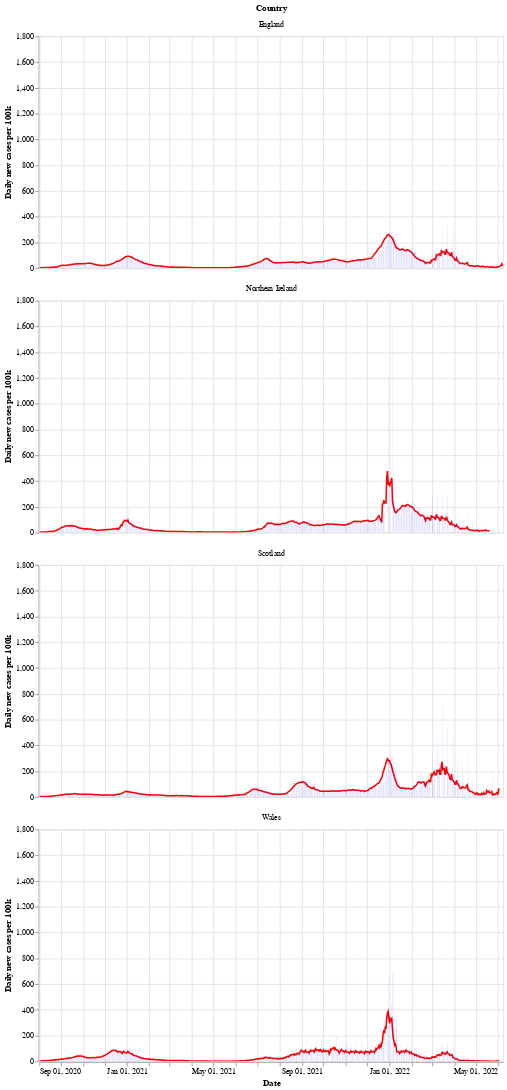

The cell this chart's notebook holds for it:
### Markdown cell above
Next is a bar chart of the number of new cases in each country (per 100k population), with the 7 day moving average of cases. Again we see that Wales saw a longer period of raising and falling cases compared to the other countries.

After a period of cases falling, each nation is now seeing a rise in the number of cases - especially in Wales.

### Code cell
# collapse
bars = alt.Chart(uk_cases).mark_bar().encode(
    x=alt.X("yearmonthdate(date):T", axis=alt.Axis(title='Date')),
    y=alt.Y("newCasesRate:Q", axis=alt.Axis(title='Daily new cases per 100k')),
    tooltip='newCasesRate',
    color=alt.condition(
        alt.datum.dailyChange > 0,
        alt.value("orange"),  # The positive color
        alt.value("blue")  # The negative color
    )
).properties(title='New cases per 100k population with rolling 7 day average', width=600).interactive()
line = alt.Chart(uk_cases).mark_line(
    color='red',
    size=2,
).transform_window(
    rolling_mean='mean(newCasesRate)',
    frame=[0, 7],
    groupby=['areaName']
).encode(
    x='yearmonthdate(date):T',
    y='rolling_mean:Q'
)
alt.layer(line, bars, data=uk_cases).facet(alt.Row('areaName', title='Country'), columns=1)

### Figure 1 — Vega-Lite specification as saved in the notebook (floating-point values rounded to 4 significant figures; data arrays with more than 128 entries replaced by an {"elided": "..."} marker saying what was removed)
{"config": {"view": {"continuousWidth": 400, "continuousHeight": 300}}, "data": {"name": "data-89e15b8adc2a59912ffc2fd1238aa2ca"}, "facet": {"type": "nominal", "field": "areaName", "title": "Country"}, "spec": {"layer": [{"mark": {"type": "line", "color": "red", "size": 2}, "encoding": {"x": {"type": "temporal", "field": "date", "timeUnit": "yearmonthdate"}, "y": {"type": "quantitative", "field": "rolling_mean"}}, "transform": [{"window": [{"op": "mean", "field": "newCasesRate", "as": "rolling_mean"}], "frame": [0, 7], "groupby": ["areaName"]}]}, {"mark": "bar", "encoding": {"color": {"condition": {"value": "orange", "test": "(datum.dailyChange > 0)"}, "value": "blue"}, "tooltip": {"type": "quantitative", "field": "newCasesRate"}, "x": {"type": "temporal", "axis": {"title": "Date"}, "field": "date", "timeUnit": "yearmonthdate"}, "y": {"type": "quantitative", "axis": {"title": "Daily new cases per 100k"}, "field": "newCasesRate"}}, "selection": {"selector002": {"type": "interval", "bind": "scales", "encodings": ["x", "y"]}}, "title": "New cases per 100k population with rolling 7 day average", "width": 600}]}, "columns": 1, "$schema": "https://vega.github.io/schema/vega-lite/v4.8.1.json", "datasets": {"data-89e15b8adc2a59912ffc2fd1238aa2ca": {"elided": "2552 records"}}}
